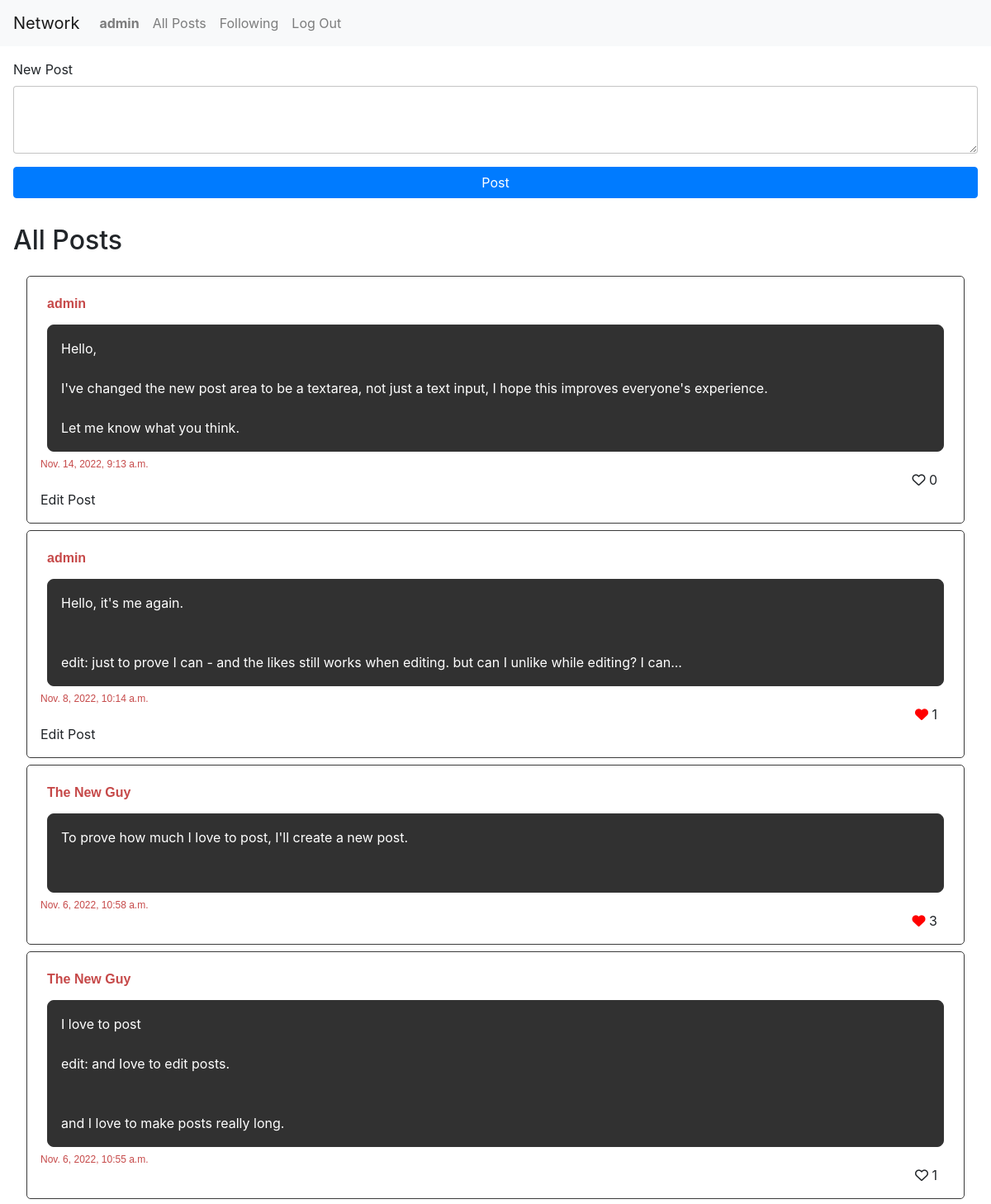
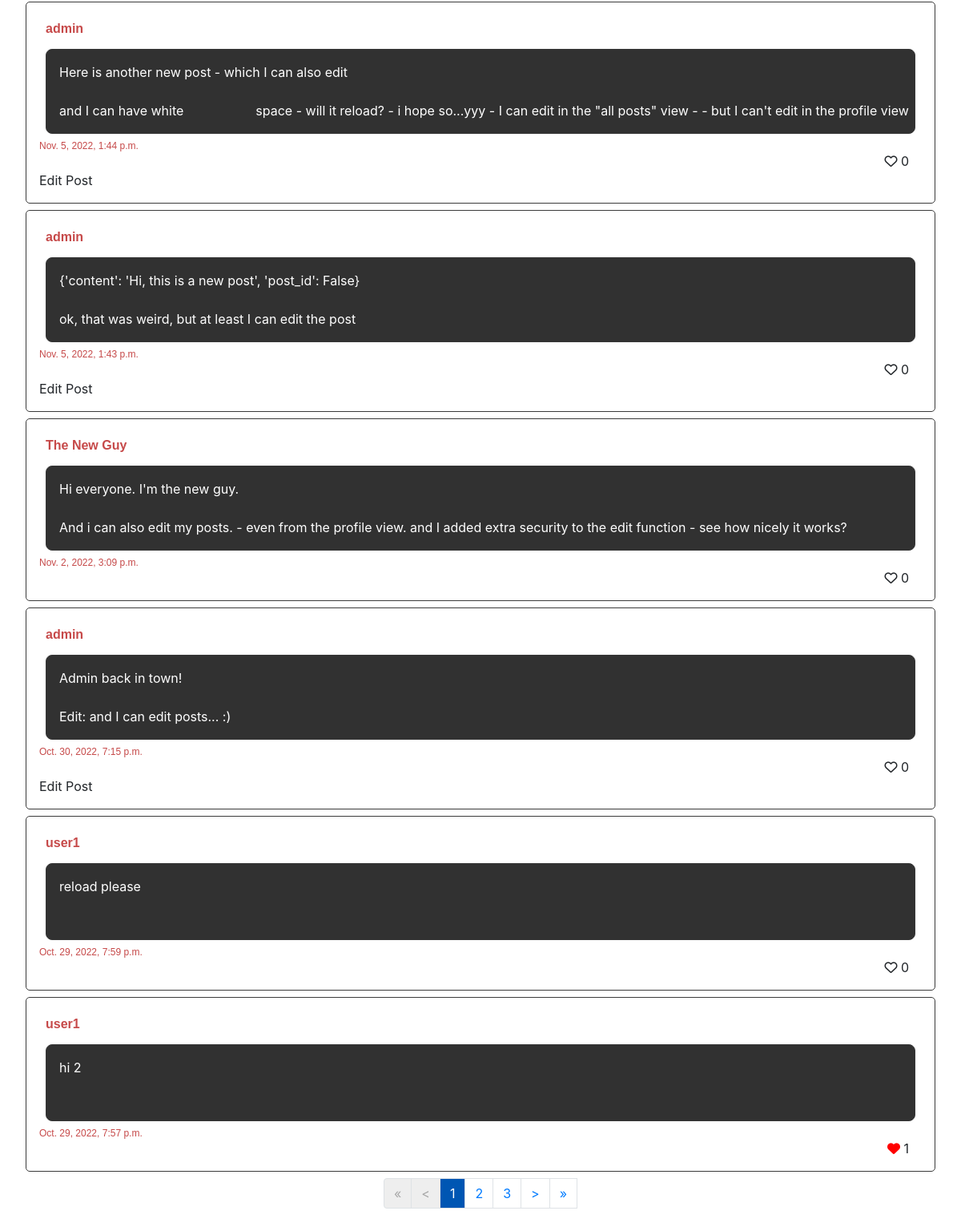
Screenshot of / (signed in) with the database file from the repository (2 pictures, top to bottom).
### network/models.py (models this page shows, shortened)
class User(AbstractUser):
    pass

class Post(models.Model):
    user = models.ForeignKey(User, on_delete=models.CASCADE, related_name='poster')
    created = models.DateTimeField(auto_now_add=True)
    content = models.TextField()
    likes = models.ManyToManyField(User, related_name='likes', blank=True)

### network/views.py (the view)
# urls.py: path("", views.PostListAllView.as_view(), name="index"),
class PostListAllView(ListView):
    paginate_by = NUM_POSTS_PER_PAGE
    model = Post
    ordering = ['-created']
    context_object_name = "posts"
    template_name = "network/index.html"
    def get_context_data(self, **kwargs):
        context = super(PostListAllView, self).get_context_data(**kwargs)
        context.update({
            'home': True,
            'liked': False
        })
        if self.request.user.is_authenticated:
            self.liked = False
            context['liked'] = Post.objects.filter(likes=self.request.user).exists()
        return context

### network/templatetags/network_extras.py (called while the page is built)
@register.simple_tag
def liked(post, liked_by):
    return post.likes.contains(liked_by)

### network/templates/network/index.html (shortened to what this page needs)
{% extends "network/layout.html" %}
{% load network_extras %}
{% block body %}
<div id='home'>
    {% if home %}
        <form class="new-post">
            <div class="inner-form">
                <label for="newpost-textarea">New Post</label>
                <textarea class="form-control new-post-input" id="newpost-textarea"></textarea>
                <input id='submit-new-post' class="btn btn-primary" type='submit' value='Post'>
            </div>
        </form>
        <h2 class="page-heading">All Posts</h2>
    {% endif %}
    <div id="posts">
        {% for post in posts %}
            <div class="post">
                <div>
                    <span class="post-username">{{post.user}}</span>
                </div><div class="post-content">{{post.content}}</div>
                <div class="post-created">
                    {{post.created}}
                </div>
                <div class="post-likes">
                    {% if user.is_authenticated %}
                        {% liked  liked_by=request.user post=post as liked %}
                            {% if liked %}
                                    <i class="fas fa-heart like-button" style="color: red;"></i> <span class="likes-counter">{{post.likes.count}}</span>
                            {% else %}
                                    <i class="fa-regular fa-heart like-button"></i> <span class="likes-counter">{{post.likes.count}}</span>
                            {% endif %}
                    {% else %}
                        <i class="fa-regular fa-heart like-button"></i> <span class="likes-counter">{{post.likes.count}}</span>
                    {% endif %}
                </div>
                {% if post.user == request.user%}
                    <div class="edit">Edit Post</div>
                {% endif %}
            </div>
        {% endfor %}
        <nav aria-label="Page navigation">
            <ul class="pagination">
                <li class="page-item"><a class="page-link {% if not page_obj.has_previous %} deactivated {% endif %}" href="?page=1">&laquo;</a></li>
                <li class="page-item"><a class="page-link {% if not page_obj.has_previous %} deactivated {% endif %}" href="{% if page_obj.has_previous %} ?page={{ page_obj.previous_page_number }} {% endif %}">&lt;</a></li>
                {% for p in paginator.page_range %}
                    <li class="page-item"><a class="page-link {% if page_obj.number == p %} selected-page {% endif %}" href="?page={{p}}" >{{p}}</a></li>
                {% endfor %}
                <a class="page-link {% if not page_obj.has_next %} deactivated {% endif %}" href="{% if page_obj.has_next %} ?page={{ page_obj.next_page_number }} {% endif %}">&gt;</a>
                <a class="page-link {% if not page_obj.has_next %} deactivated {% endif %}" href="?page={{ paginator.num_pages }}">&raquo;</a>
            </ul>
        </nav>
    </div>
</div>
{% endblock %}

### network/templates/network/layout.html (shortened to what this page needs)
{% load static %}
<!DOCTYPE html>
<html lang="en">
    <head>
        <link rel="stylesheet" href="https://stackpath.bootstrapcdn.com/bootstrap/4.4.1/css/bootstrap.min.css">
        <link href="{% static 'network/styles.css' %}" rel="stylesheet">
    </head>
    <body>
        <nav class="navbar navbar-expand-lg navbar-light bg-light">
            <a class="navbar-brand" href="#">Network</a>
            <div>
              <ul class="navbar-nav mr-auto">
                {% if user.is_authenticated %}
                    <li class="nav-item">
                        <a class="nav-link" href="#"><strong>{{ user.username }}</strong></a>
                    </li>
                {% endif %}
                <li class="nav-item">
                  <a class="nav-link" href="{% url 'index' %}">All Posts</a>
                </li>
                {% if user.is_authenticated %}
                    <li class="nav-item">
                        <a class="nav-link" href="{% url 'following' %}">Following</a>
                    </li>
                    <li class="nav-item">
                        <a class="nav-link" href="{% url 'logout' %}">Log Out</a>
                    </li>
                {% endif %}
              </ul>
            </div>
          </nav>
        <div class="body">
            {% block body %}
            {% endblock %}
        </div>
    </body>
</html>

### network/static/network/styles.css (style rules this page uses)
.body { padding: 1rem; }
#posts { padding: 1rem; }
.new-post-input { border: rgba(0, 0, 0, 0.233) 1px solid; padding: 1rem; }
.inner-form { display: flex; flex-direction: column; }
#submit-new-post { margin-top: 1rem; }
.page-heading { margin-top: 2rem; }
.post { border: #3b3b3b 1px solid; padding: 1rem; margin-bottom: 0.5rem; border-radius: 5px; display: flex; flex-direction: column; }
.post-username { font: 700 1rem "montserrat", sans-serif; color: #c64949; margin: 0.5rem; display: inline-block; cursor: pointer; }
.post-content { min-height: 6rem; border: #363636 1px solid; border-radius: 8px; background-color: #313131; color: white; padding: 1rem; margin: 0.5rem; white-space: pre; }
.post-created { font: 400 0.75rem "montserrat", sans-serif; color: #c64949; }
.post-likes { align-self: flex-end; margin: 0 1rem; }
.pagination { display: flex; justify-content: center; }
.deactivated { color: #a7a7a7 !important; background-color: rgba(207, 207, 207, 0.349) !important; }
.selected-page { color: white; background-color: #0056b3; }

### rows the page displays
User: username "admin"
Post: user "admin", content "Hello, I've changed the new post area to be a textarea, not just a text input, I hope this improves everyone's experience. Let me know what you think.", created "Nov. 14, 2022, 9:13 a.m.", likes.count "0", shows "Edit Post"
Post: user "admin", content "Hello, it's me again. edit: just to prove I can - and the likes still works when editing. but can I unlike while editing? I can...", created "Nov. 8, 2022, 10:14 a.m.", likes.count "1", shows "Edit Post"
Post: user "The New Guy", content "To prove how much I love to post, I'll create a new post.", created "Nov. 6, 2022, 10:58 a.m.", likes.count "3"
Post: user "The New Guy", content "I love to post edit: and Iove to edit posts. and I love to make posts really long.", created "Nov. 6, 2022, 10:55 a.m.", likes.count "1"
Post: user "admin", content "Here is another new post - which I can also edit and I can have white space - will it reload? - i hope so...yyy - I can edit in the \"all posts\" view - - but I can't edit in the profile view", created "Nov. 5, 2022, 1:44 p.m.", likes.count "0", shows "Edit Post"
Post: user "admin", content "{'content': 'Hi, this is a new post', 'post_id': False} ok, that was weird, but at least I can edit the post", created "Nov. 5, 2022, 1:43 p.m.", likes.count "0", shows "Edit Post"
Post: user "The New Guy", content "Hi everyone. I'm the new guy. And i can also edit my posts. - even from the profile view. and I added extra security to the edit function - see how nicely it works?", created "Nov. 2, 2022, 3:09 p.m.", likes.count "0"
Post: user "admin", content "Admin back in town! Edit: and I can edit posts... :)", created "Oct. 30, 2022, 7:15 p.m.", likes.count "0", shows "Edit Post"
Post: user "user1", content "reload please", created "Oct. 29, 2022, 7:59 p.m.", likes.count "0"
Post: user "user1", content "hi 2", created "Oct. 29, 2022, 7:57 p.m.", likes.count "1"

### other values shown
{{ p }} "1" "2" "3"
